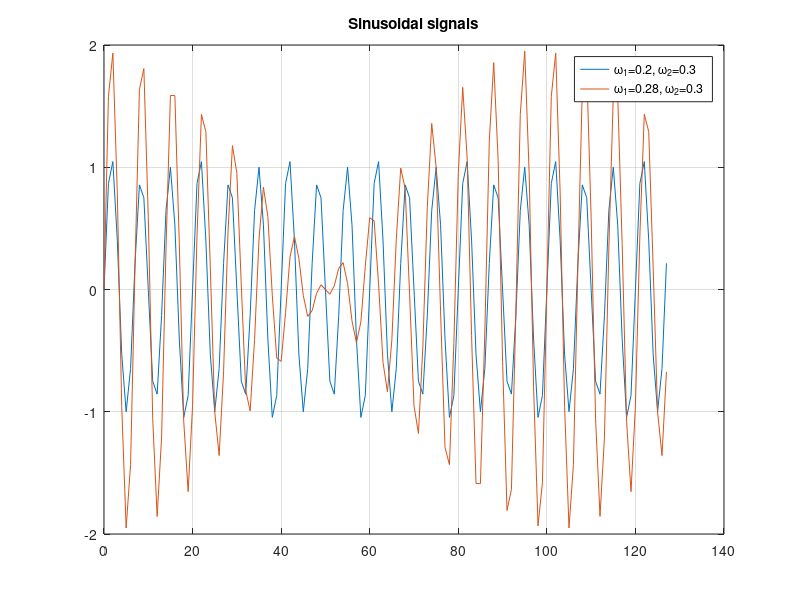
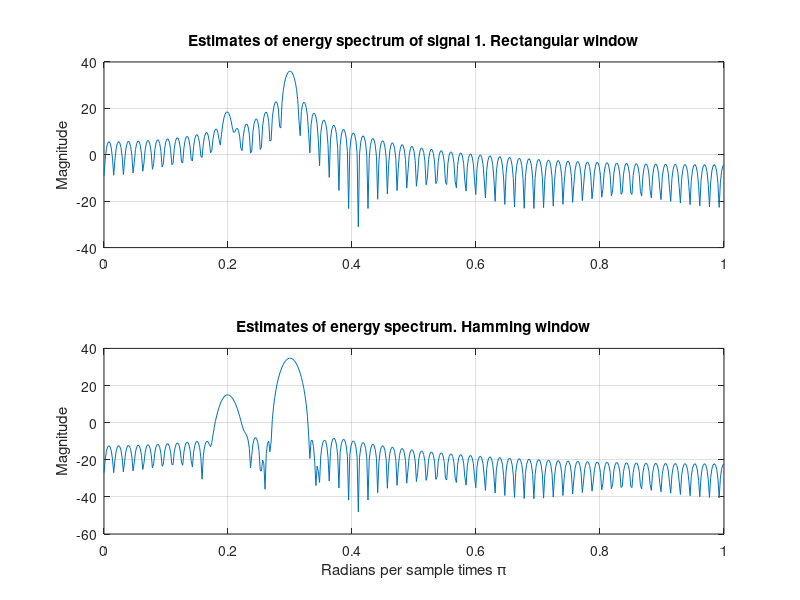
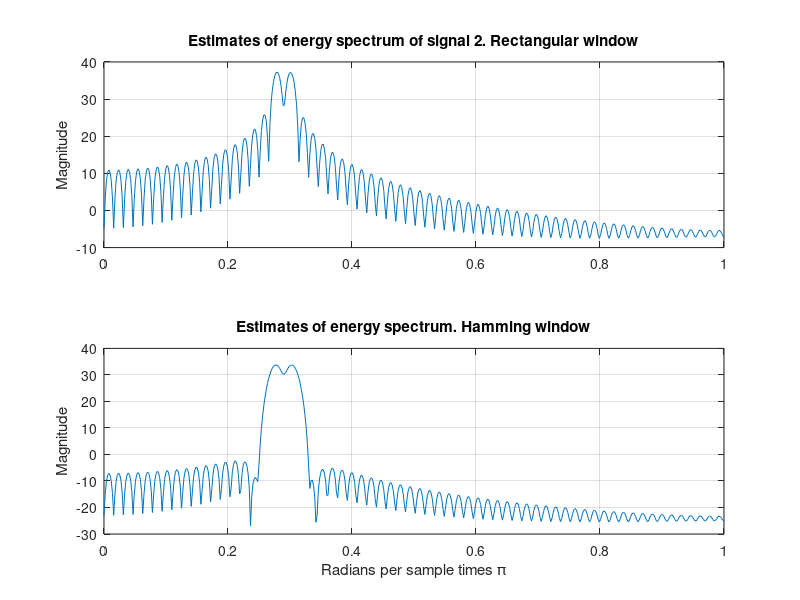

These figures' MATLAB source, in order:
echo on

%Signal 1 : 2 sinusoids with frequency 0.2pi and 0.3pi. The amplitude of
%the two frequency componenets are 0.1 and 1.

%Signal 2: 2 sinusoids with frequency 0.28pi and 0.3pi. Both sinusoids have
%amplitude 1.

%Number of data points
N=128;

%generate signals

sin1=sin(0.3*pi*[0:N-1]);
sin2=0.1*sin(0.2*pi*[0:N-1]);
sin3=sin(0.28*pi*[0:N-1]);

signal1=sin1+sin2;
signal2=sin1+sin3;

%plot signal
pause
figure(1)
clf
plot([0:N-1],signal1,'-',[0:N-1],signal2,'-')
grid
legend('\omega_1=0.2, \omega_2=0.3','\omega_1=0.28, \omega_2=0.3')
title('Sinusoidal signals')


%Estimate energy spectrum using rectangular and  Hamming windows.
%Press any key to continue

pause

%Rectangular window
sig1rec=signal1;
sig2rec=signal2;

%Hamming window
sig1ham=signal1.*hamming(N)';
sig2ham=signal2.*hamming(N)';
hamcorrection=sum(hamming(N).^2)/N;

%Energy spectrum
N=1024;
%compute ffts
Xrec1=fft(sig1rec,N);
Xham1=fft(sig1ham,N);
Xrec2=fft(sig2rec,N);
Xham2=fft(sig2ham,N);
%absolute value and square
Sxxham1=abs(Xham1).^2/hamcorrection;
Sxxrec1=abs(Xrec1).^2;
Sxxham2=abs(Xham2).^2/hamcorrection;
Sxxrec2=abs(Xrec2).^2;

%convert to dB
Sxxrec1db=10*log10(Sxxrec1);
Sxxham1db=10*log10(Sxxham1);
Sxxrec2db=10*log10(Sxxrec2);
Sxxham2db=10*log10(Sxxham2);
%Plot spectrum estimates. Press any key to continue.
pause

Nmax=ceil(N/2)+1;
freqscale2=[0:2/N:1];
figure(2)
subplot(211)
plot(freqscale2,Sxxrec1db(1:Nmax))
grid
title('Estimates of energy spectrum of signal 1. Rectangular window')
ylabel('Magnitude')
%xlabel('Radians per sample times \pi')
subplot(212)
plot(freqscale2,Sxxham1db(1:Nmax))
grid
title('Estimates of energy spectrum. Hamming window')
ylabel('Magnitude')
xlabel('Radians per sample times \pi')

figure(3)
subplot(211)
plot(freqscale2,Sxxrec2db(1:Nmax))
grid

title('Estimates of energy spectrum of signal 2. Rectangular window')
ylabel('Magnitude')
%xlabel('Radians per sample times \pi')
subplot(212)
plot(freqscale2,Sxxham2db(1:Nmax))
grid
title('Estimates of energy spectrum. Hamming window')
ylabel('Magnitude')
xlabel('Radians per sample times \pi')
echo off
